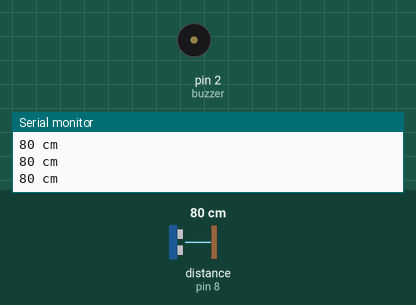
Recording of a sketch running on a simulated Arduino Uno, built with avr-gcc and run on an emulated ATmega328P. Shown: buzzer (waves = sounding, pin HIGH), the last lines printed to the serial monitor. The inputs (shaded band) are chosen by the test bench; at power-on: distance to the obstacle (sensor on pin 8) 80 cm.

Above: at 1.2 s.
1.3 s: distance to the obstacle (sensor on pin 8) set to 54 cm
2.8 s: distance to the obstacle (sensor on pin 8) set to 47 cm
At 3.14 s:
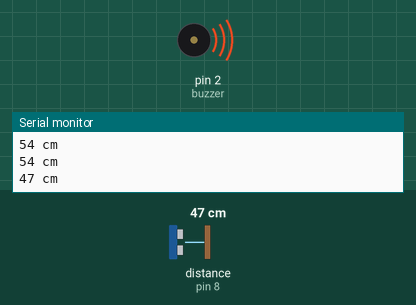
5.8 s: distance to the obstacle (sensor on pin 8) set to 60 cm
At 5.8 s:
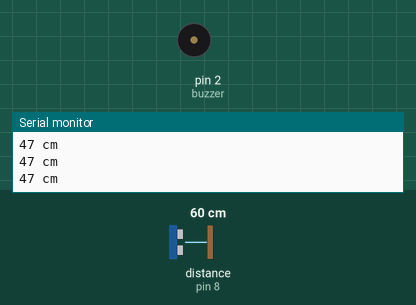
7.3 s: distance to the obstacle (sensor on pin 8) set to 2 cm
At 7.52 s:
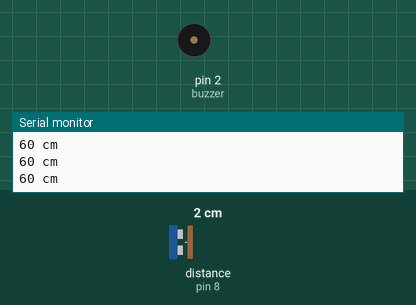
Timing chart, 0 to 11.3 s (numbered marks = the images above; inputs shaded):
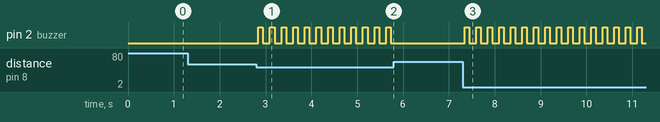

The sketch:

UltraSonic.ino
```cpp
#include <Ultrasonic.h>
Ultrasonic ultrasonic(9,8);

byte const buzzer = 2;
int cmm;

void setup()
{
  pinMode (buzzer, OUTPUT);
  Serial.begin(9600);
}

void loop()
{
  cmm = ultrasonic.read();

  if (cmm < 50)
    {
      digitalWrite(buzzer, HIGH);
      delay(100);
      digitalWrite(buzzer, LOW);
      delay(100);
    }
  else
   digitalWrite(buzzer, LOW);

  Serial.print(cmm);
  Serial.print (" cm");
  Serial.println();
  delay(50);
}
```

Measured:
- the behaviour switches between 50 and 49 cm on distance to the obstacle (sensor on pin 8) (found by bisection; images 0 and 1)
- after the input at 2.8 s, pin 2 (buzzer): alternates HIGH for 0.10 s and LOW for 0.15 s, starting at once
- after the input at 5.8 s, pin 2 (buzzer): stops changing and stays LOW
- after the input at 7.3 s, pin 2 (buzzer): alternates HIGH for 0.10 s and LOW for 0.15 s, starting after 0.05 s
